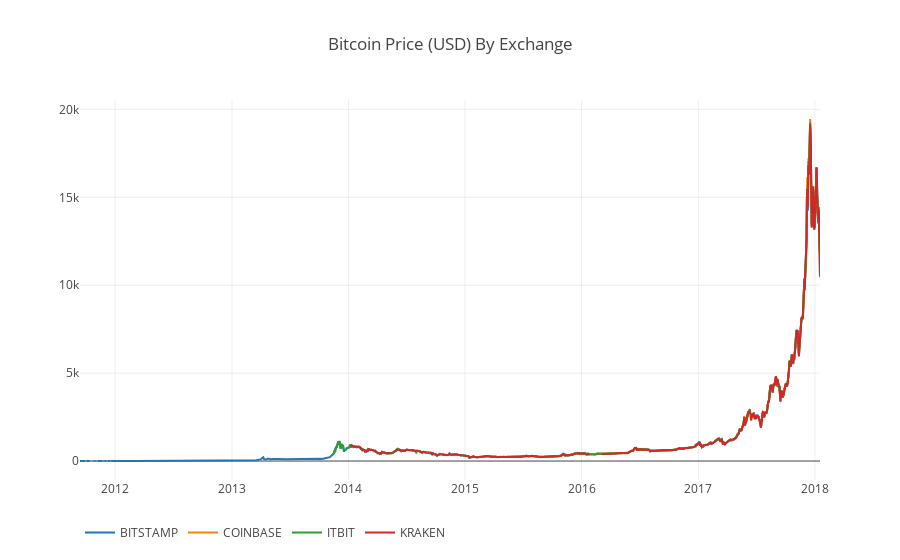

This figure's notebook cell:
### Code cell
# Plot all of the BTC exchange prices
df_scatter(btc_usd_datasets, 'Bitcoin Price (USD) By Exchange')

### Figure 1 — Plotly figure (JSON) as saved in the notebook; plotly's stock layout.template omitted (floating-point values rounded to 4 significant figures; data arrays with more than 128 entries replaced by an {"elided": "..."} marker saying what was removed)
{"data": [{"name": "BITSTAMP", "type": "scatter", "visible": "visible", "x": {"elided": "2319 str values"}, "y": {"elided": "2319 float values"}}, {"name": "COINBASE", "type": "scatter", "visible": "visible", "x": {"elided": "2319 str values"}, "y": {"elided": "2319 float values"}}, {"name": "ITBIT", "type": "scatter", "visible": "visible", "x": {"elided": "2319 str values"}, "y": {"elided": "2319 float values"}}, {"name": "KRAKEN", "type": "scatter", "visible": "visible", "x": {"elided": "2319 str values"}, "y": {"elided": "2319 float values"}}], "layout": {"legend": {"orientation": "h"}, "title": "Bitcoin Price (USD) By Exchange", "xaxis": {"type": "date"}, "yaxis": {"showticklabels": true, "title": "", "type": "linear"}}}
